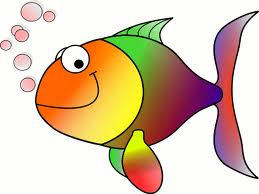
//> input picture exercices/opencv/tutorial_code/images/HappyFish.jpg, 259 x 194 px
$ ./ORB_Homography ../images/HappyFish.jpg ../images/baboon.jpg   (built with g++ and OpenCV 4, older OpenCV classes emulated)
//> lines starting //> are read from the running program, lines starting //| are printed output that depends on the picture; after the words box and inside, x2 and y2 are one past the last pixel; in counts of white or black regions, pixels touching at a corner belong together
/**
 * @file SURF_Homography
 * @brief SURF detector + descriptor + FLANN Matcher + FindHomography
 * @author A. Huaman
 */

#include "opencv2/opencv_modules.hpp"
#include <stdio.h>

//~ #ifndef HAVE_OPENCV_NONFREE
//~
//~ int main(int, char**)
//~ {
    //~ printf("The sample requires nonfree module that is not available in your OpenCV distribution.\n");
    //~ return -1;
//~ }
//~
//~ #else

# include "opencv2/core/core.hpp"
# include "opencv2/features2d/features2d.hpp"
# include "opencv2/highgui/highgui.hpp"
# include "opencv2/calib3d/calib3d.hpp"
//~ # include "opencv2/nonfree/features2d.hpp"

using namespace cv;

void readme();

/**
 * @function main
 * @brief Main function
 */
int main( int argc, char** argv )
{
  if( argc != 3 )
  { readme(); return -1; }

  Mat img_object = imread( argv[1], CV_LOAD_IMAGE_GRAYSCALE );
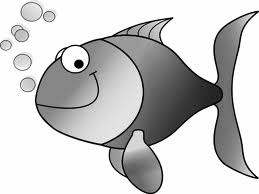
//> img_object: 194 rows x 259 cols, CV_8UC1; min 0, max 255, mean 200.4
  Mat img_scene = imread( argv[2], CV_LOAD_IMAGE_GRAYSCALE );
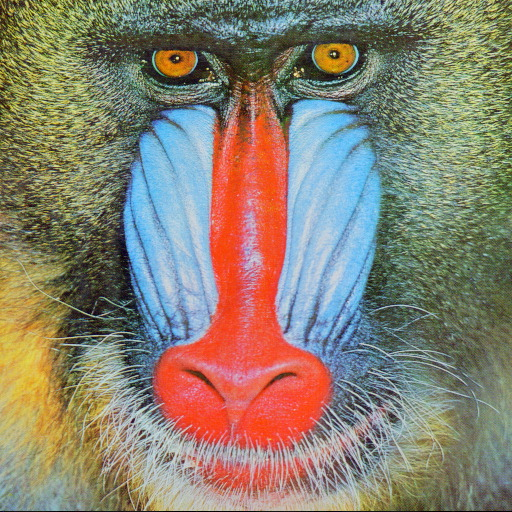
//> input picture exercices/opencv/tutorial_code/images/baboon.jpg, 512 x 512 px
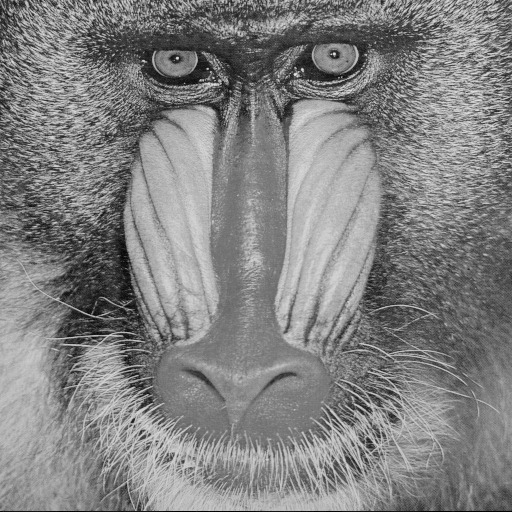
//> img_scene: 512 rows x 512 cols, CV_8UC1; min 0, max 234, mean 129.7

  if( !img_object.data || !img_scene.data )
  { printf(" --(!) Error reading images \n"); return -1; }

  //-- Step 1: Detect the keypoints using SURF Detector
  int minHessian = 400;

  //~ SurfFeatureDetector detector( minHessian );
  OrbFeatureDetector detector; //  = ORB::create(5000);

  std::vector<KeyPoint> keypoints_object, keypoints_scene;

  detector.detect( img_object, keypoints_object );
//> keypoints_object = 332 keypoints; strongest (x, y, size): (78, 66, 44.6), (76, 62, 53.6), (81, 63, 44.6), (77, 67, 37.2)
  detector.detect( img_scene, keypoints_scene );
//> keypoints_scene = 500 keypoints; strongest (x, y, size): (334, 54, 31), (177, 58, 31), (295, 74, 31), (302, 69, 31)

  //-- Step 2: Calculate descriptors (feature vectors)
  OrbDescriptorExtractor extractor;

  Mat descriptors_object, descriptors_scene;

  extractor.compute( img_object, keypoints_object, descriptors_object );
  extractor.compute( img_scene, keypoints_scene, descriptors_scene );

  //-- Step 3: Matching descriptor vectors using FLANN matcher
  BFMatcher matcher(NORM_HAMMING);
  std::vector< DMatch > matches;
  matcher.match( descriptors_object, descriptors_scene, matches );
//> matches = 332 matches

  double max_dist = 0; double min_dist = 100;

  //-- Quick calculation of max and min distances between keypoints
  for( int i = 0; i < descriptors_object.rows; i++ )
  { double dist = matches[i].distance;
    if( dist < min_dist ) min_dist = dist;
    if( dist > max_dist ) max_dist = dist;
  }
//> this loop made 332 passes
//> (dist, min_dist, max_dist) on pass 1: (73, 73, 73)
//> (dist, min_dist) on passes 4, 5, 8, 9, 10, 19: (69, 69), (68, 68), (67, 67), (55, 55), (48, 48), (46, 46)
//> after the loop, min_dist = 40; max_dist = 93

  printf("-- Max dist : %f \n", max_dist );
//| -- Max dist : 93.000000
  printf("-- Min dist : %f \n", min_dist );
//| -- Min dist : 40.000000

  //-- Draw only "good" matches (i.e. whose distance is less than 3*min_dist )
  std::vector< DMatch > good_matches;

  for( int i = 0; i < descriptors_object.rows; i++ )
  { if( matches[i].distance < 3*min_dist )
    { good_matches.push_back( matches[i]); }
  }
//> after the loop, good_matches = 332 matches

  Mat img_matches;
  drawMatches( img_object, keypoints_object, img_scene, keypoints_scene,
               good_matches, img_matches, Scalar::all(-1), Scalar::all(-1),
               vector<char>(), DrawMatchesFlags::NOT_DRAW_SINGLE_POINTS );
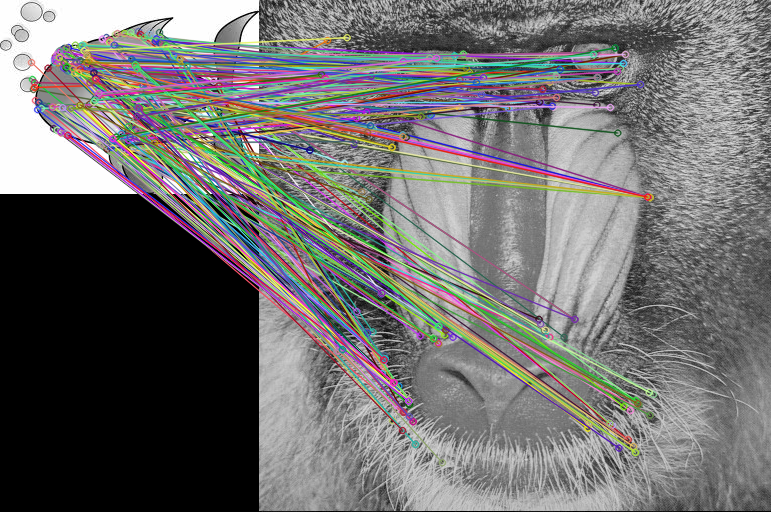
//> img_matches: 512 rows x 771 cols, CV_8UC3; mean B, G, R 110.8, 111.2, 112.5


  //-- Localize the object from img_1 in img_2
  std::vector<Point2f> obj;
  std::vector<Point2f> scene;

  for( size_t i = 0; i < good_matches.size(); i++ )
  {
    //-- Get the keypoints from the good matches
    obj.push_back( keypoints_object[ good_matches[i].queryIdx ].pt );
    scene.push_back( keypoints_scene[ good_matches[i].trainIdx ].pt );
  }
//> after the loop, obj = 332 Points (x, y), first 12: [102, 39], [138, 31], [139, 36], [60, 53], [124, 149], [40, 107], [151, 37], [108, 150], [107, 148], [152, 146], [148, 145], [124, 33]; scene = 332 Points (x, y), first 12: [293.8, 106.6], [124.8, 358.8], [390.6, 197.1], [78.8, 340.1], [122.4, 292.6], [121.8, 293.8], [247.2, 108], [92.57, 218], [366, 54], [390.6, 197.1], [143.4, 60.48], [292.8, 105.6]

  Mat H = findHomography( obj, scene, CV_RANSAC );
//> H = [[-0.739, -4.75, 389.7], [-0.371, -2.4, 196.8], [-0.00189, -0.0122, 1]]

  //-- Get the corners from the image_1 ( the object to be "detected" )
  std::vector<Point2f> obj_corners(4);
  obj_corners[0] = Point(0,0); obj_corners[1] = Point( img_object.cols, 0 );
  obj_corners[2] = Point( img_object.cols, img_object.rows ); obj_corners[3] = Point( 0, img_object.rows );
  std::vector<Point2f> scene_corners(4);

  perspectiveTransform( obj_corners, scene_corners, H);
//> scene_corners = 4 Points (x, y): [389.7, 196.8], [388.4, 197], [389.7, 196.8], [389.2, 196.9]


  //-- Draw lines between the corners (the mapped object in the scene - image_2 )
  Point2f offset( (float)img_object.cols, 0);
//> offset = Point(259, 0)
  line( img_matches, scene_corners[0] + offset, scene_corners[1] + offset, Scalar(0, 255, 0), 4 );
//> img_matches: 512 rows x 771 cols, CV_8UC3; 23 pixels changed, all inside (x1, y1, x2, y2) = (645, 195, 652, 200)
  line( img_matches, scene_corners[1] + offset, scene_corners[2] + offset, Scalar( 0, 255, 0), 4 );
  line( img_matches, scene_corners[2] + offset, scene_corners[3] + offset, Scalar( 0, 255, 0), 4 );
  line( img_matches, scene_corners[3] + offset, scene_corners[0] + offset, Scalar( 0, 255, 0), 4 );

  //-- Show detected matches
  imshow( "Good Matches & Object detection", img_matches );

  waitKey(0);

  return 0;
}

/**
 * @function readme
 */
void readme()
{ printf(" Usage: ./SURF_Homography <img1> <img2>\n"); }

//~ #endif
